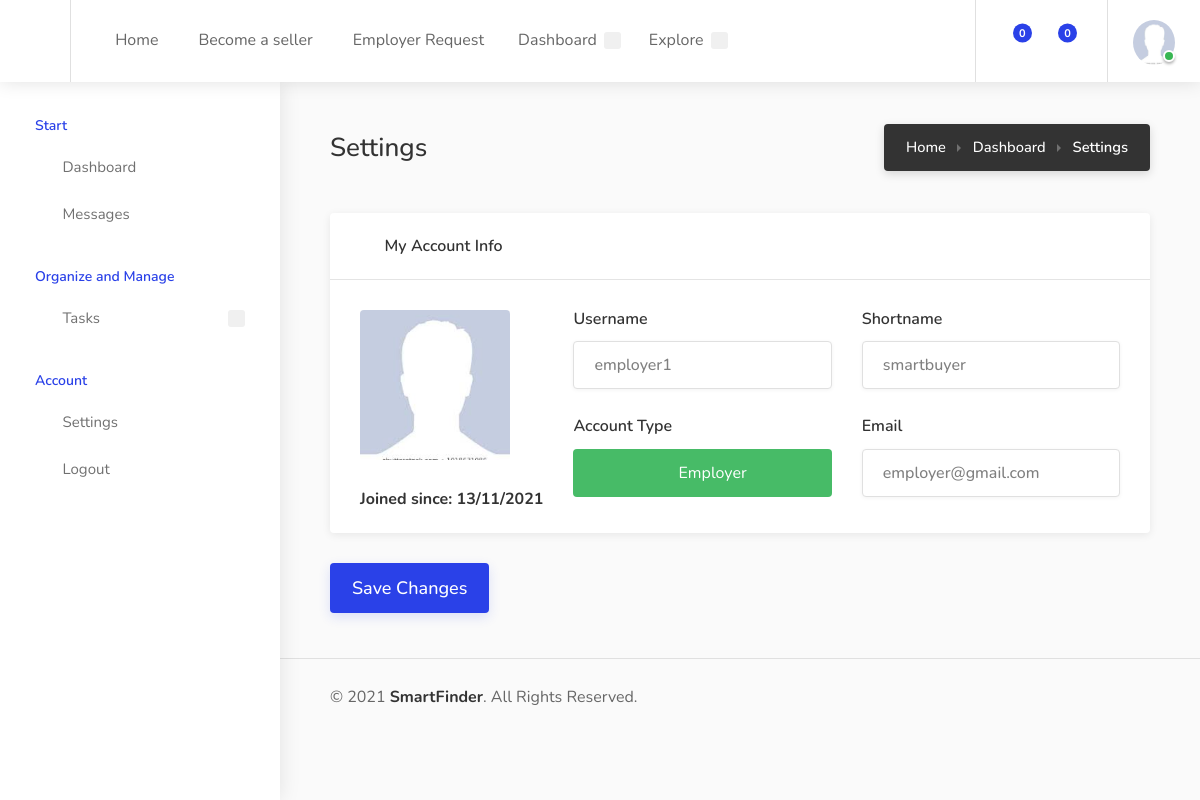
Screenshot of /update_profile_buyer (signed in) with the database file from the repository.
### core/models.py (models this page shows, shortened)
class customUser(AbstractUser):
    accout_choices      = ( (1, "Admin"), (2, "Buyer"), (3, "Seller"), )
    account_type        = models.CharField(max_length = 9, choices = accout_choices, default = 1)
    contacts            = models.ManyToManyField('self', blank = True)
    def return_buyer_image(self):
        return self.buyer.image

class Buyer(models.Model):
    id = models.AutoField(primary_key=True)
    admin           = models.OneToOneField(customUser, on_delete = models.CASCADE)
    short_name      = models.CharField(max_length = 20)
    image           = models.FileField()
    created         = models.DateTimeField(default = timezone.now)
    def return_time(self):
        return self.created.strftime("%d/%m/%Y")

### core/user_views.py (the view)
# urls.py: path('update_profile_buyer', update_profile_buyer, name = 'update_profile_buyer'),
@login_required
def update_profile_buyer(request):
    user = request.user.id
    buyer = Buyer.objects.get(admin = user)
    requestsssss = Requests.objects.all().count()
    reply_notifications = Reply_notifications.objects.filter(user = user)
    notifications = Reply_notifications.objects.filter(user = user).count()
    context = {
        "buyer":buyer,
        "requestsssss":requestsssss,
        "reply_notifications":reply_notifications,
        "notifications":notifications,
    }
    return render(request, "user_templates/update_buyer_profile.html", context)

### core/templates/user_templates/update_buyer_profile.html (shortened to what this page needs)
{% extends 'user_templates/base3.html' %}
{% block content %}
{% if request.user.account_type == "2" %}
	<div class="dashboard-container">
		{% include 'user_templates/buyer_sidebar.html' %}
        <div class="dashboard-content-container" data-simplebar>
            <div class="dashboard-content-inner" >
                <div class="dashboard-headline">
                    <h3>Settings</h3>
                    <nav id="breadcrumbs" class="dark">
                        <ul>
                            <li><a href="{% url 'smart_home' %}">Home</a></li>
                            <li><a href="{% url 'user_profile' %}">Dashboard</a></li>
                            <li>Settings</li>
                        </ul>
                    </nav>
                </div>
                <form class="row" method = "POST" action = "{% url 'update_profile_buyer_save' %}" enctype="multipart/form-data">
                    <div class="col-xl-12">
                        <div class="dashboard-box margin-top-0">
                            <div class="headline">
                                <h3><i class="icon-material-outline-account-circle"></i> My Account Info </h3>
                            </div>
                            <div class="content with-padding padding-bottom-0">
                                <div class="row">
                                    <div class="col-auto">
                                        <div class="avatar-wrapper" data-tippy-placement="bottom" title="Change Avatar">
                                            <img class="profile-pic" src="{{ buyer.image }}" alt="" />
                                            <div class="upload-button"></div>
                                        </div>
                                        <div>
                                            <h4> <b>Joined since: {{ buyer.return_time }} </b></h4>
                                        </div>
                                    </div>
                                    <div class="col">
                                        <div class="row">
                                            <div class="col-xl-6">
                                                <div class="submit-field">
                                                    <h5> Username </h5>
                                                    <input type="text" class="with-border" value="{{buyer.admin.username}}" disabled>
                                                </div>
                                            </div>
                                            <div class="col-xl-6">
                                                <div class="submit-field">
                                                    <h5>Shortname</h5>
                                                    <input type="text" class="with-border" value="{{buyer.short_name}}" name="shortname">
                                                </div>
                                            </div>
                                            <div class="col-xl-6">
                                                <div class="submit-field">
                                                    <h5>Account Type</h5>
                                                    <div class="account-type">
                                                    {% if request.user.account_type == '2'%}
                                                        <div>
                                                            <label for="employer-radio" class="ripple-effect-dark"><i class="icon-material-outline-business-center"></i> Employer</label>
                                                        </div>
                                                    {% endif %}
                                                    </div>
                                                </div>
                                            </div>
                                            <div class="col-xl-6">
                                                <div class="submit-field">
                                                    <h5>Email</h5>
                                                    <input type="text" class="with-border" value="{{ buyer.admin.email}}" disabled>
                                                </div>
                                            </div>
                                        </div>
                                    </div>
                                </div>
                            </div>
                        </div>
                    </div>
                    <div class="col-xl-12">
                        <button type = "submit" class="button ripple-effect big margin-top-30">Save Changes</button>
                    </div>
                </form>
                {% include 'user_templates/footer_dashboard.html'%}
            </div>
        </div>
	</div>
{% endif %}
{% endblock content %}

### core/templates/user_templates/header3.html (shortened to what this page needs)
{% load static %}
<link rel="stylesheet" href="{% static 'css2/style.css' %}">
<link rel="stylesheet" href="{% static 'css2/colors/blue.css' %}">
{% if request.user.is_authenticated %}
	<header id="header-container" class="fullwidth dashboard-header not-sticky">
		<div id="header">
			<div class="container">
				<div class="left-side">
					<div id="logo">
					</div>
					<nav id="navigation">
						<ul id="responsive">
							<li><a href="{% url 'smart_home' %}" style = "margin-top:3px;">Home</a>
							</li>
							<li><a href="{% url 'become_seller' %}" style = "margin-top:3px;">Become a seller</a>
							</li>
							{% if requestsssss == 0 %}
							<li><a href="{% url 'employer_requests' %}" style = "margin-top:3px;">Employer Request</a></li>
							{% else %}
							<li><a href="{% url 'employer_requests' %}" style = "margin-top:3px;">Employer Request <span style = "color:blue">| {{ requestsssss }} | </span></a></li>
							{% endif %}
							<li><a href="{% url 'user_profile' %}">Dashboard</a>
							</li>
							<li><a href="">Explore</a>
							</li>
						</ul>
					</nav>
				</div>
				<div class="right-side">
					<div class="header-widget hide-on-mobile">
						<div class="header-notifications">
							<div class="header-notifications-trigger">
								{% if request.user.account_type == '2' %}
								<a href=""><i class="icon-feather-bell"></i><span>{{notifications}}</span></a>
								{% elif request.user.account_type == '3' %}
								<a href=""><i class="icon-feather-bell"></i><span>{{notificationsss}}</span></a>
								{% endif %}
							</div>
						</div>
						<div class="header-notifications">
							<div class="header-notifications-trigger">
								<a href="#"><i class="icon-feather-mail"></i><span>0</span></a>
							</div>
						</div>
					</div>
					<div class="header-widget">
						<div class="header-notifications user-menu">
							<div class="header-notifications-trigger">
								{% if request.user.account_type == '2' %}
									<a href="#"><div class="user-avatar status-online"><img src="{{ request.user.return_buyer_image }}" alt=""></div></a>
								{% elif request.user.account_type == '3' %}
									<a href="#"><div class="user-avatar status-online"><img src="{{ request.user.return_seller_image }}" alt=""></div></a>
								{% endif %}
							</div>
						</div>
					</div>
				</div>
			</div>
		</div>
	</header>
{% endif %}

### static/css2/colors/blue.css (style rules this page uses)
a, .header-widget .log-in-button:hover i, .notification-text span.color, .header-notifications-content .notification-text span.color, ul.user-menu-small-nav li a:hover, ul.user-menu-small-nav li a:hover i, #navigation ul li:hover a:after, #navigation ul li a.current, #navigation ul li a.current:after, #navigation ul li:hover a, #breadcrumbs ul li a:hover, #breadcrumbs.white ul li a:hover, .single-page-header .header-details li a:hover, .blog-post-content h3 a:hover, #posts-nav li a:hover, .task-tags span, .freelancer-detail-item a:hover, .list-4 li:before, .list-3 li:before, .list-2 li:before, .list-1 li:before, .share-buttons-content span strong, .keyword, .banner-headline strong.color, .category-box-icon, .recommended .pricing-plan-label, .recommended .pricing-plan-label strong, .boxed-widget.summary li.total-costs span, .testimonial-box:before, .single-counter h3, .popup-tabs-nav li.active a, .dialog-with-tabs .forgot-password:hover, .dropdown-menu > li > a:hover, .dropdown-menu > .active > a, .dropdown-menu > .active > a:hover, .bootstrap-select .dropdown-menu li.selected a span.check-mark:before, .bootstrap-select .dropdown-menu li.selected:hover a span.check-mark:before, .boxed-list-headline h3 i, .boxed-list-item .item-details .detail-item a:hover, .job-overview .job-overview-inner ul li i, .dashboard-nav ul:before, .dashboard-nav ul li.active-submenu a i, .dashboard-nav ul li.active a i, .dashboard-nav ul li:hover a i, .dashboard-nav ul li.active-submenu a, .dashboard-nav ul li:hover a, .dashboard-nav ul li.active a, .dashboard-nav ul li.active-submenu a:after, .dashboard-nav ul li.active a:after, .dashboard-nav ul li:hover a:after, .dashboard-box .headline h3 i, .help-icon, .header-widget .log-in-button:hover, .header-widget .log-in-button:hover i { color:#2a41e8; }
#backtotop a, .header-notifications-trigger span, a.header-notifications-button, #navigation ul ul.dropdown-nav ul.dropdown-nav li:hover a:after, #navigation ul ul.dropdown-nav li:hover a:after, .mm-menu em.mm-counter, .language-switcher.bootstrap-select.btn-group.open button, .language-switcher.bootstrap-select.btn-group button:hover, .footer-links ul li a span:before, .newsletter button, .pagination ul li a.current-page, a.blog-post-info:hover, #posts-nav li a:hover span, .comment-by a.reply:hover, .contact-address-headline:after, .enable-filters-button span, .enable-filters-button i, .job-listing.with-apply-button:hover .list-apply-button, .letters-list a.current, span.button, button.button, input[type="button"], input[type="submit"], a.button, .list-1 li:before, mark.color, table.basic-table th, .copy-url .copy-url-button, .keyword-input-container .keyword-input-button, .tags-container input[type="checkbox"]:checked + label, input:checked + .switch-button, .radio input[type="radio"] + label .radio-label:after, .uploadButton .uploadButton-button:hover, .pricing-plan .button:hover, .pricing-plan.recommended .button, .pricing-plan .recommended-badge, .payment-tab-trigger > input:checked ~ label::after, .breathing-icon, .icon-box-check, .testimonial-author span, .qtyInc:hover, .qtyDec:hover, #sign-in-dialog .mfp-close:hover, #small-dialog-1 .mfp-close:hover, #small-dialog-2 .mfp-close:hover, #small-dialog-3 .mfp-close:hover, #small-dialog-4 .mfp-close:hover, #small-dialog .mfp-close:hover, .slider-selection, .cluster-visible, .marker-container, .custom-zoom-in:hover, .custom-zoom-out:hover, #geoLocation:hover, #streetView:hover, #scrollEnabling:hover, #scrollEnabling.enabled, a.apply-now-button, a.attachment-box:hover, .freelancer-indicators .indicator-bar span, .dashboard-nav ul li span.nav-tag, .dashboard-box .button.dark:not(.ico):hover, .messages-inbox ul li:before, .message-by h5 i, .message-bubble.me .message-text { background-color:#2a41e8; }
span.button, button.button, input[type="button"], input[type="submit"], a.button { box-shadow: 0 4px 12px rgba(42,65,232,0.15); }

### rows the page displays
customUser: user.return_buyer_image (placeholder picture)
Buyer: image (placeholder picture), return_time "13/11/2021", admin.username "employer1", shortname "smartbuyer", admin.email "employer@gmail.com"

### other values shown
{{ notifications }} "0"
